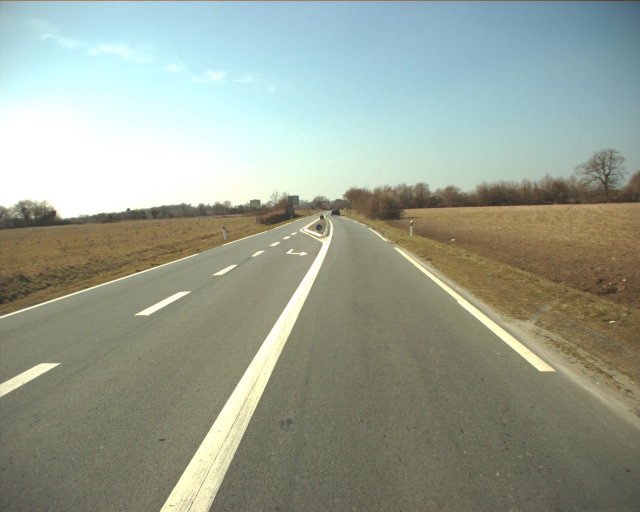
%> input picture Images/IMG00996.jpg, 1280 x 1024 px (shown at 1/2 size)
$ octave GetIPMImage.m   (GNU Octave 9; MATLAB toolbox functions it lacks are replaced by stand-ins)
%> lines starting %> are read from the running program, lines starting %| are printed output that depends on the picture
### LoadInfo/GetInfo.m
function [ cameraInfo, ipmInfo ] = GetInfo
%UNTITLED Summary of this function goes here
%   Detailed explanation goes here
%%   camera Info
% focal length
cameraInfo.focalLengthX=1200.6831;
cameraInfo.focalLengthY=1200.6831;

% optical center
cameraInfo.opticalCenterX=638.1608;
cameraInfo.opticalCenterY=738.8648;

% height of the camera in mm
cameraInfo.cameraHeight=1879.8 ;
% 393.7 + 1786.1

% pitch of the camera
cameraInfo.pitch=15.5;

% yaw of the camera
cameraInfo.yaw=0.0;

% imag width and height
cameraInfo.imageWidth=1280;
cameraInfo.imageHeight=1024;

%%   ipmInfo
%settings for stop line perceptor
%128
ipmInfo.ipmWidth = 640;
%160%320%160
%96
ipmInfo.ipmHeight = 480;
%120%240%120
ipmInfo.ipmLeft = 256;
%80 %90 %115 %140 %50 %85 %100 %85
ipmInfo.ipmRight = 1024;
%500 %530 %500 %590 %550
ipmInfo.ipmTop = 500;
%220 %200 %50
ipmInfo.ipmBottom = 1000;
%360 %350 %380
%0 bilinear, 1: NN
ipmInfo.ipmInterpolation = 0;
ipmInfo.ipmVpPortion = 0;
%.09 %0.06 %.05 %.125 %.2 %.15 %.075%0.1 %.05


end

### IPM/GetVanishingPoint.m
function [ vp ] = GetVanishingPoint( cameraInfo )
%GetVanishingPoint Summary of this function goes here
%   Detailed explanation goes here
 vpp = [ sin(cameraInfo.yaw*pi/180)/cos(cameraInfo.pitch*pi/180);cos(cameraInfo.yaw*pi/180)/cos(cameraInfo.pitch*pi/180);0];

 tyawp = [
	  cos(cameraInfo.yaw*pi/180), -sin(cameraInfo.yaw*pi/180), 0;
	  sin(cameraInfo.yaw*pi/180), cos(cameraInfo.yaw*pi/180), 0;
      0, 0, 1];

 tpitchp = [1, 0, 0;
            0, -sin(cameraInfo.pitch*pi/180), -cos(cameraInfo.pitch*pi/180);
            0, cos(cameraInfo.pitch*pi/180), -sin(cameraInfo.pitch*pi/180)];

 transform = tyawp*tpitchp;


 t1p = [
    cameraInfo.focalLengthX, 0, cameraInfo.opticalCenterX;
    0, cameraInfo.focalLengthY, cameraInfo.opticalCenterY;
    0, 0, 1];
transform = t1p*transform;

vp = transform*vpp;

end

### IPM/TransformGround2Image.m
function [ uvGrid ] = TransformGround2Image( xyGrid, cameraInfo )
%UNTITLED6 Summary of this function goes here
%   Detailed explanation goes here

inPoints2 = xyGrid(1:2,:);
inPointsr3 = ones(1,size(xyGrid,2))*-cameraInfo.cameraHeight;
inPoints3 = [inPoints2;inPointsr3];

c1 = cos(cameraInfo.pitch*pi/180);
s1 = sin(cameraInfo.pitch*pi/180);
c2 = cos(cameraInfo.yaw*pi/180);
s2 = sin(cameraInfo.yaw*pi/180);

 matp = [
    cameraInfo.focalLengthX * c2 + c1*s2* cameraInfo.opticalCenterX, ...
    -cameraInfo.focalLengthX * s2 + c1*c2* cameraInfo.opticalCenterX, ...
    - s1 * cameraInfo.opticalCenterX;

    s2 * (-cameraInfo.focalLengthY * s1 + c1* cameraInfo.opticalCenterY), ...
    c2 * (-cameraInfo.focalLengthY * s1 + c1* cameraInfo.opticalCenterY), ...
    -cameraInfo.focalLengthY * c1 - s1* cameraInfo.opticalCenterY;

    c1*s2, c1*c2, -s1];

inPoints3 = matp*inPoints3;
inPointsr3 = inPoints3(3,:);
div = inPointsr3;
inPoints3(1,:) = inPoints3(1,:)./div;
inPoints3(2,:) = inPoints3(2,:)./div;
inPoints2 = inPoints3(1:2,:);
uvGrid = inPoints2;
end

### IPM/TransformImage2Ground.m
function [ xyLimits ] = TransformImage2Ground( uvLimits,cameraInfo )
%TransformImage2Ground Summary of this function goes here
%   Detailed explanation goes here
[row , col ] = size(uvLimits);
inPoints4 = zeros(row+2,col);
inPoints4(1:2,:) = uvLimits;
inPoints4(3,:) = 1;
inPoints3 = inPoints4(1:3,:);

c1 = cos(cameraInfo.pitch*pi/180);
s1 = sin(cameraInfo.pitch*pi/180);
c2 = cos(cameraInfo.yaw*pi/180);
s2 = sin(cameraInfo.yaw*pi/180);

matp= [
    -cameraInfo.cameraHeight*c2/cameraInfo.focalLengthX,cameraInfo.cameraHeight*s1*s2/cameraInfo.focalLengthY,(cameraInfo.cameraHeight*c2*cameraInfo.opticalCenterX/cameraInfo.focalLengthX)- (cameraInfo.cameraHeight *s1*s2* cameraInfo.opticalCenterY/ cameraInfo.focalLengthY) - cameraInfo.cameraHeight *c1*s2;

    cameraInfo.cameraHeight *s2/cameraInfo.focalLengthX, ...
    cameraInfo.cameraHeight *s1*c2/cameraInfo.focalLengthY, ...
    (-cameraInfo.cameraHeight *s2* cameraInfo.opticalCenterX ....
      /cameraInfo.focalLengthX)-(cameraInfo.cameraHeight *s1*c2* ....
      cameraInfo.opticalCenterY /cameraInfo.focalLengthY) -  ...
      cameraInfo.cameraHeight *c1*c2;

    0, cameraInfo.cameraHeight *c1/cameraInfo.focalLengthY, (-cameraInfo.cameraHeight *c1* cameraInfo.opticalCenterY/cameraInfo.focalLengthY)+cameraInfo.cameraHeight*s1;

    0, -c1 /cameraInfo.focalLengthY,(c1* cameraInfo.opticalCenterY /cameraInfo.focalLengthY) - s1];

inPoints4 = matp*inPoints3;
inPointsr4 = inPoints4(4,:);
div = inPointsr4;
inPoints4(1,:) = inPoints4(1,:)./div;
inPoints4(2,:) = inPoints4(2,:)./div;
inPoints2 = inPoints4(1:2,:);
xyLimits = inPoints2;

end

### GetIPMImage.m

%% LoadInfo    [cameraInfo, ipmInfo]
[cameraInfo, ipmInfo] = GetInfo;
% GetInfo  the information IPM need
%% IPM
outImage = zeros(ipmInfo.ipmHeight,ipmInfo.ipmWidth);

I = imread('IMG00996.jpg');
%> I is the input picture: size 1024x1280x3 uint8; mean R, G, B 152.2, 160.3, 146.2
R = I(:,:,1);
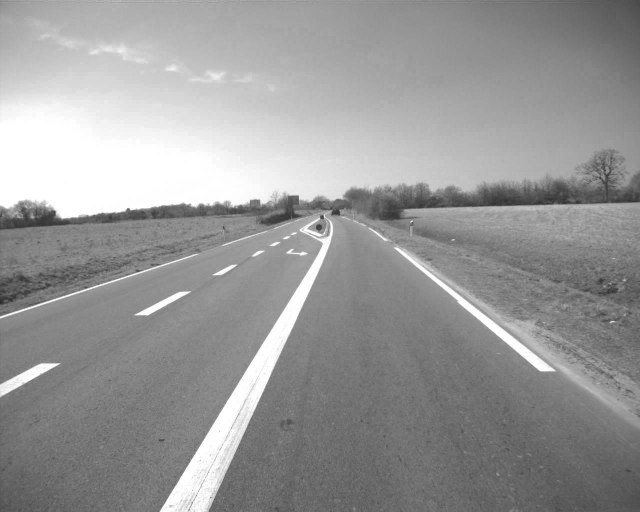
%> R: size 1024x1280 uint8 (shown at 1/2 size); min 39, max 255, mean 152.2
[Rheight, Rwidth] =  size(R);
%> Rheight = 1024; Rwidth = 1280
u = Rheight;
%> u = 1024
v = Rwidth;
%> v = 1280

vpp = GetVanishingPoint(cameraInfo);
vp.x = vpp(1);
vp.y = vpp(2);


uvLimitsp = [ vp.x,         ipmInfo.ipmRight, ipmInfo.ipmLeft,  vp.x;
              ipmInfo.ipmTop, ipmInfo.ipmTop, ipmInfo.ipmTop,   ipmInfo.ipmBottom];

xyLimits = TransformImage2Ground(uvLimitsp,cameraInfo);

row1 = xyLimits(1,:);
row2 = xyLimits(2,:);
xfMin = min(row1); xfMax = max(row1);
yfMin = min(row2); yfMax = max(row2);

[outRow outCol] = size(outImage);
stepRow = (yfMax - yfMin)/outRow;
stepCol = (xfMax - xfMin)/outCol;
xyGrid = zeros(2,outRow*outCol);
y = yfMax-0.5*stepRow;

for i = 1:outRow
    x = xfMin+0.5*stepCol;
    for j = 1:outCol
        xyGrid(1,(i-1)*outCol+j) = x;
        xyGrid(2,(i-1)*outCol+j) = y;
        x = x + stepCol;
    end
    y = y - stepRow;
end
%TransformGround2Image
uvGrid = TransformGround2Image(xyGrid,cameraInfo);
% mean value of the image
means = mean(R(:))/255;
%> means = 0.597
RR = double(R)/255;
for i=1:outRow
    for j = 1:outCol;
        ui = uvGrid(1,(i-1)*outCol+j);
        vi = uvGrid(2,(i-1)*outCol+j);
         if (ui<ipmInfo.ipmLeft || ui>ipmInfo.ipmRight || vi<ipmInfo.ipmTop || vi>ipmInfo.ipmBottom)
          outImage(i,j) = means;
         else
             x1 = int32(ui); x2 = int32(ui+1);
             y1 = int32(vi); y2 = int32(vi+1);
              x = ui-double(x1) ;  y = vi-double(y1);
             val = double(RR(y1,x1))*(1-x)*(1-y)+double(RR(y1,x2))*x*(1-y)+double(RR(y2,x1))*(1-x)*y+double(RR(y2,x2))*x*y;
              outImage(i,j) = val;
         end
    end
end
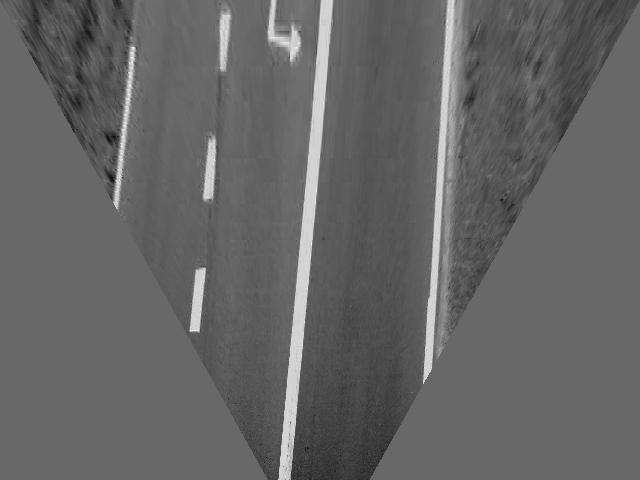
%> outImage: size 480x640 double; min 0.209, max 1.16, mean 0.587; drawn with min black and max white
%> after the loop, val = 0.426; x = -0.382; x1 = 1023; x2 = 1024; y = -0.27; y1 = 997; y2 = 998
%%  show the result
figure,imshow(outImage);
%> after `imshow(outImage)`:
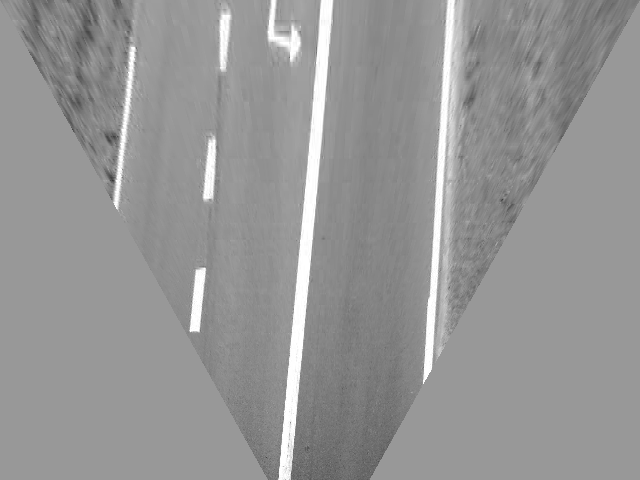
%> displayed picture: size 480x640, on the screen's scale of 0 to 255; min 53, max 255, mean 149.6
%% save image
imwrite(outImage,'pp.jpg');
